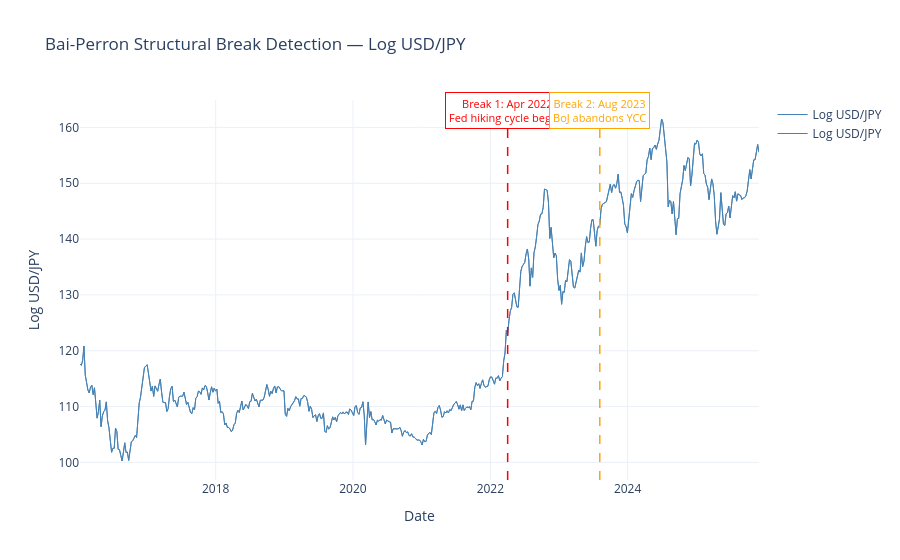

The cell this chart's notebook holds for it:
### Code cell
fig = go.Figure()

# Your main line
fig.add_trace(go.Scatter(x=df.index, y=df['Price_Close'], 
                          name='Log USD/JPY', 
                          line=dict(color='steelblue', width=1)))
fig.add_trace(go.Scatter(x=df.index, y=df['Price_Close'], 
                          name='Log USD/JPY', 
                          line=dict(color='steelblue', width=1)))

# Vertical lines with annotations
labels      = ['Break 1: Apr 2022<br>Fed hiking cycle begins', 
               'Break 2: Aug 2023<br>BoJ abandons YCC']
colors      = ['red', 'orange']

for date, label, color in zip(break_dates, labels, colors):
    # Vertical line
    fig.add_vline(x=date, line_dash='dash', line_color=color, line_width=1.5)
    
    # Annotation
    fig.add_annotation(
        x=date,
        y=1.02,                    # position at top — 0 to 1 in paper coords
        yref='paper',              # relative to plot height not data
        text=label,
        showarrow=False,
        font=dict(size=11, color=color),
        align='center',
        bgcolor='white',
        bordercolor=color,
        borderwidth=1,
        borderpad=3
    )

fig.update_layout(
    title='Bai-Perron Structural Break Detection — Log USD/JPY',
    template='plotly_white',
    xaxis_title='Date',
    yaxis_title='Log USD/JPY'
)

fig.show()

### Figure 1 — Plotly figure (JSON) as saved in the notebook; plotly's stock layout.template omitted (floating-point values rounded to 4 significant figures; data arrays with more than 128 entries replaced by an {"elided": "..."} marker saying what was removed)
{"data": [{"line": {"color": "steelblue", "width": 1}, "name": "Log USD/JPY", "type": "scatter", "x": {"elided": "517 str values"}, "y": {"elided": "517 float values"}}, {"line": {"color": "steelblue", "width": 1}, "name": "Log USD/JPY", "type": "scatter", "x": {"elided": "517 str values"}, "y": {"elided": "517 float values"}}], "layout": {"annotations": [{"align": "center", "bgcolor": "white", "bordercolor": "red", "borderpad": 3, "borderwidth": 1, "font": {"color": "red", "size": 11}, "showarrow": false, "text": "Break 1: Apr 2022<br>Fed hiking cycle begins", "x": "2022-04-03T00:00:00", "y": 1.02, "yref": "paper"}, {"align": "center", "bgcolor": "white", "bordercolor": "orange", "borderpad": 3, "borderwidth": 1, "font": {"color": "orange", "size": 11}, "showarrow": false, "text": "Break 2: Aug 2023<br>BoJ abandons YCC", "x": "2023-08-06T00:00:00", "y": 1.02, "yref": "paper"}], "shapes": [{"line": {"color": "red", "dash": "dash", "width": 1.5}, "type": "line", "x0": "2022-04-03T00:00:00", "x1": "2022-04-03T00:00:00", "xref": "x", "y0": 0, "y1": 1, "yref": "y domain"}, {"line": {"color": "orange", "dash": "dash", "width": 1.5}, "type": "line", "x0": "2023-08-06T00:00:00", "x1": "2023-08-06T00:00:00", "xref": "x", "y0": 0, "y1": 1, "yref": "y domain"}], "title": {"text": "Bai-Perron Structural Break Detection — Log USD/JPY"}, "xaxis": {"title": {"text": "Date"}}, "yaxis": {"title": {"text": "Log USD/JPY"}}}}
